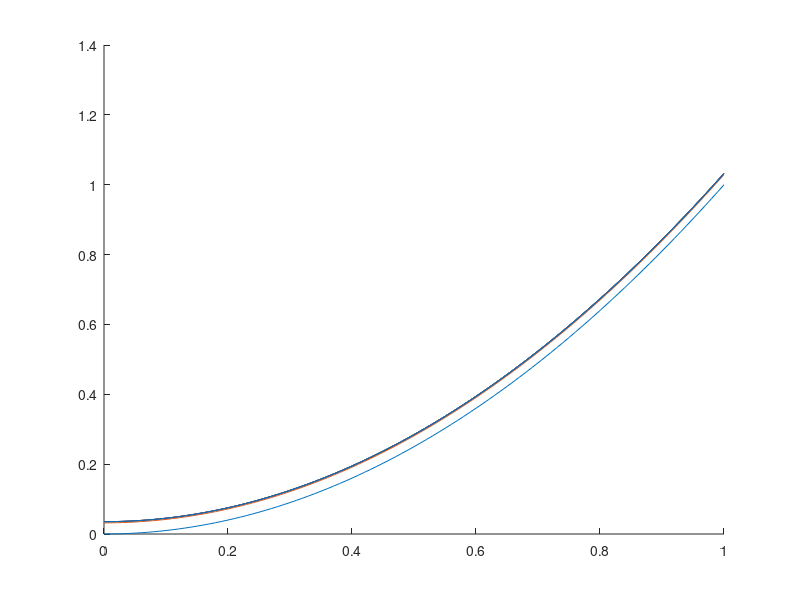

Write the MATLAB code that produced this figure.
clear all;
h = 0.01;
sx = 0.0:h:1.0;
n = length(sx);

func = @(x) x.^2;

K = @(x, s) (1/(10 + x.^2 + s.^2));

sY = zeros(1,n); 
ssY = zeros(1,n); 

err = Inf;
tol = 1e-6;
counter = 0;

figure(1)
while err > tol
    for i=1:1:n
        sY(i) = func(sx(i));
        for j = 1:1:n
            sY(i) = sY(i) + K(sx(i), sx(j)) * ssY(j) * h;
        end
    end
    err = norm(sY - ssY);
    ssY = sY;
    hold on
    plot(sx,sY)
    hold off
    counter = counter + 1;
end

% Вывод результата

ssY
counter
